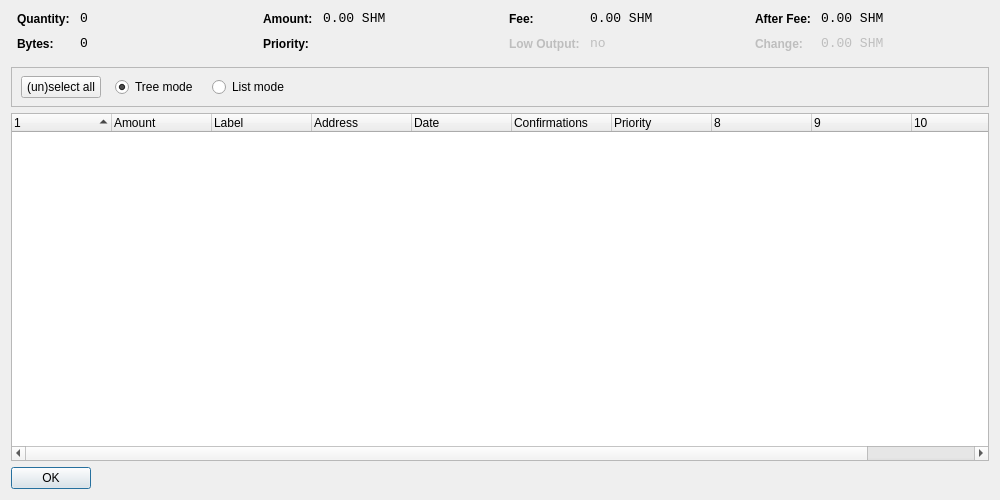
<?xml version="1.0" encoding="UTF-8"?>
<ui version="4.0">
 <class>CoinControlDialog</class>
 <widget class="QDialog" name="CoinControlDialog">
  <property name="geometry">
   <rect>
    <x>0</x>
    <y>0</y>
    <width>1000</width>
    <height>500</height>
   </rect>
  </property>
  <property name="windowTitle">
   <string>Coin Control</string>
  </property>
  <layout class="QVBoxLayout" name="verticalLayout">
   <item>
    <layout class="QHBoxLayout" name="horizontalLayoutTop" stretch="0,0,0,0">
     <property name="topMargin">
      <number>0</number>
     </property>
     <property name="bottomMargin">
      <number>10</number>
     </property>
     <item>
      <layout class="QFormLayout" name="formLayoutCoinControl1">
       <property name="horizontalSpacing">
        <number>10</number>
       </property>
       <property name="verticalSpacing">
        <number>10</number>
       </property>
       <property name="leftMargin">
        <number>6</number>
       </property>
       <property name="rightMargin">
        <number>6</number>
       </property>
       <item row="0" column="0">
        <widget class="QLabel" name="labelCoinControlQuantityText">
         <property name="styleSheet">
          <string notr="true">font-weight:bold;</string>
         </property>
         <property name="text">
          <string>Quantity:</string>
         </property>
        </widget>
       </item>
       <item row="0" column="1">
        <widget class="QLabel" name="labelCoinControlQuantity">
         <property name="font">
          <font>
           <family>Monospace</family>
           <pointsize>10</pointsize>
          </font>
         </property>
         <property name="cursor">
          <cursorShape>IBeamCursor</cursorShape>
         </property>
         <property name="contextMenuPolicy">
          <enum>Qt::ActionsContextMenu</enum>
         </property>
         <property name="text">
          <string notr="true">0</string>
         </property>
         <property name="textInteractionFlags">
          <set>Qt::LinksAccessibleByMouse|Qt::TextSelectableByKeyboard|Qt::TextSelectableByMouse</set>
         </property>
        </widget>
       </item>
       <item row="1" column="0">
        <widget class="QLabel" name="labelCoinControlBytesText">
         <property name="styleSheet">
          <string notr="true">font-weight:bold;</string>
         </property>
         <property name="text">
          <string>Bytes:</string>
         </property>
        </widget>
       </item>
       <item row="1" column="1">
        <widget class="QLabel" name="labelCoinControlBytes">
         <property name="font">
          <font>
           <family>Monospace</family>
           <pointsize>10</pointsize>
          </font>
         </property>
         <property name="cursor">
          <cursorShape>IBeamCursor</cursorShape>
         </property>
         <property name="contextMenuPolicy">
          <enum>Qt::ActionsContextMenu</enum>
         </property>
         <property name="text">
          <string notr="true">0</string>
         </property>
         <property name="textInteractionFlags">
          <set>Qt::LinksAccessibleByMouse|Qt::TextSelectableByKeyboard|Qt::TextSelectableByMouse</set>
         </property>
        </widget>
       </item>
      </layout>
     </item>
     <item>
      <layout class="QFormLayout" name="formLayoutCoinControl2">
       <property name="horizontalSpacing">
        <number>10</number>
       </property>
       <property name="verticalSpacing">
        <number>10</number>
       </property>
       <property name="leftMargin">
        <number>6</number>
       </property>
       <property name="rightMargin">
        <number>6</number>
       </property>
       <item row="0" column="0">
        <widget class="QLabel" name="labelCoinControlAmountText">
         <property name="styleSheet">
          <string notr="true">font-weight:bold;</string>
         </property>
         <property name="text">
          <string>Amount:</string>
         </property>
        </widget>
       </item>
       <item row="0" column="1">
        <widget class="QLabel" name="labelCoinControlAmount">
         <property name="font">
          <font>
           <family>Monospace</family>
           <pointsize>10</pointsize>
          </font>
         </property>
         <property name="cursor">
          <cursorShape>IBeamCursor</cursorShape>
         </property>
         <property name="contextMenuPolicy">
          <enum>Qt::ActionsContextMenu</enum>
         </property>
         <property name="text">
          <string notr="true">0.00 SHM</string>
         </property>
         <property name="textInteractionFlags">
          <set>Qt::LinksAccessibleByMouse|Qt::TextSelectableByKeyboard|Qt::TextSelectableByMouse</set>
         </property>
        </widget>
       </item>
       <item row="1" column="0">
        <widget class="QLabel" name="labelCoinControlPriorityText">
         <property name="styleSheet">
          <string notr="true">font-weight:bold;</string>
         </property>
         <property name="text">
          <string>Priority:</string>
         </property>
        </widget>
       </item>
       <item row="1" column="1">
        <widget class="QLabel" name="labelCoinControlPriority">
         <property name="font">
          <font>
           <family>Monospace</family>
           <pointsize>10</pointsize>
          </font>
         </property>
         <property name="cursor">
          <cursorShape>IBeamCursor</cursorShape>
         </property>
         <property name="contextMenuPolicy">
          <enum>Qt::ActionsContextMenu</enum>
         </property>
         <property name="text">
          <string/>
         </property>
         <property name="textInteractionFlags">
          <set>Qt::LinksAccessibleByMouse|Qt::TextSelectableByKeyboard|Qt::TextSelectableByMouse</set>
         </property>
        </widget>
       </item>
      </layout>
     </item>
     <item>
      <layout class="QFormLayout" name="formLayoutCoinControl3">
       <property name="horizontalSpacing">
        <number>10</number>
       </property>
       <property name="verticalSpacing">
        <number>10</number>
       </property>
       <property name="leftMargin">
        <number>6</number>
       </property>
       <property name="rightMargin">
        <number>6</number>
       </property>
       <item row="0" column="0">
        <widget class="QLabel" name="labelCoinControlFeeText">
         <property name="styleSheet">
          <string notr="true">font-weight:bold;</string>
         </property>
         <property name="text">
          <string>Fee:</string>
         </property>
        </widget>
       </item>
       <item row="0" column="1">
        <widget class="QLabel" name="labelCoinControlFee">
         <property name="font">
          <font>
           <family>Monospace</family>
           <pointsize>10</pointsize>
          </font>
         </property>
         <property name="cursor">
          <cursorShape>IBeamCursor</cursorShape>
         </property>
         <property name="contextMenuPolicy">
          <enum>Qt::ActionsContextMenu</enum>
         </property>
         <property name="text">
          <string notr="true">0.00 SHM</string>
         </property>
         <property name="textInteractionFlags">
          <set>Qt::LinksAccessibleByMouse|Qt::TextSelectableByKeyboard|Qt::TextSelectableByMouse</set>
         </property>
        </widget>
       </item>
       <item row="1" column="0">
        <widget class="QLabel" name="labelCoinControlLowOutputText">
         <property name="enabled">
          <bool>false</bool>
         </property>
         <property name="styleSheet">
          <string notr="true">font-weight:bold;</string>
         </property>
         <property name="text">
          <string>Low Output:</string>
         </property>
        </widget>
       </item>
       <item row="1" column="1">
        <widget class="QLabel" name="labelCoinControlLowOutput">
         <property name="enabled">
          <bool>false</bool>
         </property>
         <property name="font">
          <font>
           <family>Monospace</family>
           <pointsize>10</pointsize>
          </font>
         </property>
         <property name="cursor">
          <cursorShape>IBeamCursor</cursorShape>
         </property>
         <property name="contextMenuPolicy">
          <enum>Qt::ActionsContextMenu</enum>
         </property>
         <property name="text">
          <string notr="true">no</string>
         </property>
         <property name="textInteractionFlags">
          <set>Qt::LinksAccessibleByMouse|Qt::TextSelectableByKeyboard|Qt::TextSelectableByMouse</set>
         </property>
        </widget>
       </item>
      </layout>
     </item>
     <item>
      <layout class="QFormLayout" name="formLayoutCoinControl4">
       <property name="horizontalSpacing">
        <number>10</number>
       </property>
       <property name="verticalSpacing">
        <number>10</number>
       </property>
       <property name="leftMargin">
        <number>6</number>
       </property>
       <property name="rightMargin">
        <number>6</number>
       </property>
       <item row="0" column="0">
        <widget class="QLabel" name="labelCoinControlAfterFeeText">
         <property name="styleSheet">
          <string notr="true">font-weight:bold;</string>
         </property>
         <property name="text">
          <string>After Fee:</string>
         </property>
        </widget>
       </item>
       <item row="0" column="1">
        <widget class="QLabel" name="labelCoinControlAfterFee">
         <property name="font">
          <font>
           <family>Monospace</family>
           <pointsize>10</pointsize>
          </font>
         </property>
         <property name="cursor">
          <cursorShape>IBeamCursor</cursorShape>
         </property>
         <property name="contextMenuPolicy">
          <enum>Qt::ActionsContextMenu</enum>
         </property>
         <property name="text">
          <string notr="true">0.00 SHM</string>
         </property>
         <property name="textInteractionFlags">
          <set>Qt::LinksAccessibleByMouse|Qt::TextSelectableByKeyboard|Qt::TextSelectableByMouse</set>
         </property>
        </widget>
       </item>
       <item row="1" column="0">
        <widget class="QLabel" name="labelCoinControlChangeText">
         <property name="enabled">
          <bool>false</bool>
         </property>
         <property name="styleSheet">
          <string notr="true">font-weight:bold;</string>
         </property>
         <property name="text">
          <string>Change:</string>
         </property>
        </widget>
       </item>
       <item row="1" column="1">
        <widget class="QLabel" name="labelCoinControlChange">
         <property name="enabled">
          <bool>false</bool>
         </property>
         <property name="font">
          <font>
           <family>Monospace</family>
           <pointsize>10</pointsize>
          </font>
         </property>
         <property name="cursor">
          <cursorShape>IBeamCursor</cursorShape>
         </property>
         <property name="contextMenuPolicy">
          <enum>Qt::ActionsContextMenu</enum>
         </property>
         <property name="text">
          <string notr="true">0.00 SHM</string>
         </property>
         <property name="textInteractionFlags">
          <set>Qt::LinksAccessibleByMouse|Qt::TextSelectableByKeyboard|Qt::TextSelectableByMouse</set>
         </property>
        </widget>
       </item>
      </layout>
     </item>
    </layout>
   </item>
   <item>
    <widget class="QFrame" name="frame">
     <property name="minimumSize">
      <size>
       <width>0</width>
       <height>40</height>
      </size>
     </property>
     <property name="frameShape">
      <enum>QFrame::StyledPanel</enum>
     </property>
     <property name="frameShadow">
      <enum>QFrame::Sunken</enum>
     </property>
     <widget class="QWidget" name="horizontalLayoutWidget">
      <property name="geometry">
       <rect>
        <x>10</x>
        <y>0</y>
        <width>781</width>
        <height>41</height>
       </rect>
      </property>
      <layout class="QHBoxLayout" name="horizontalLayoutPanel" stretch="0,0,0,0,0">
       <property name="spacing">
        <number>14</number>
       </property>
       <item>
        <widget class="QPushButton" name="pushButtonSelectAll">
         <property name="sizePolicy">
          <sizepolicy hsizetype="Maximum" vsizetype="Fixed">
           <horstretch>0</horstretch>
           <verstretch>0</verstretch>
          </sizepolicy>
         </property>
         <property name="text">
          <string>(un)select all</string>
         </property>
        </widget>
       </item>
       <item>
        <widget class="QRadioButton" name="radioTreeMode">
         <property name="sizePolicy">
          <sizepolicy hsizetype="Maximum" vsizetype="Fixed">
           <horstretch>0</horstretch>
           <verstretch>0</verstretch>
          </sizepolicy>
         </property>
         <property name="text">
          <string>Tree mode</string>
         </property>
         <property name="checked">
          <bool>true</bool>
         </property>
        </widget>
       </item>
       <item>
        <widget class="QRadioButton" name="radioListMode">
         <property name="sizePolicy">
          <sizepolicy hsizetype="Maximum" vsizetype="Fixed">
           <horstretch>0</horstretch>
           <verstretch>0</verstretch>
          </sizepolicy>
         </property>
         <property name="text">
          <string>List mode</string>
         </property>
        </widget>
       </item>
       <item>
        <spacer name="horizontalSpacer">
         <property name="orientation">
          <enum>Qt::Horizontal</enum>
         </property>
         <property name="sizeHint" stdset="0">
          <size>
           <width>40</width>
           <height>20</height>
          </size>
         </property>
        </spacer>
       </item>
      </layout>
     </widget>
    </widget>
   </item>
   <item>
    <widget class="CoinControlTreeWidget" name="treeWidget">
     <property name="contextMenuPolicy">
      <enum>Qt::CustomContextMenu</enum>
     </property>
     <property name="sortingEnabled">
      <bool>false</bool>
     </property>
     <property name="columnCount">
      <number>11</number>
     </property>
     <attribute name="headerShowSortIndicator" stdset="0">
      <bool>true</bool>
     </attribute>
     <attribute name="headerStretchLastSection">
      <bool>false</bool>
     </attribute>
     <column>
      <property name="text">
       <string/>
      </property>
     </column>
     <column>
      <property name="text">
       <string>Amount</string>
      </property>
     </column>
     <column>
      <property name="text">
       <string>Label</string>
      </property>
     </column>
     <column>
      <property name="text">
       <string>Address</string>
      </property>
     </column>
     <column>
      <property name="text">
       <string>Date</string>
      </property>
     </column>
     <column>
      <property name="text">
       <string>Confirmations</string>
      </property>
      <property name="toolTip">
       <string>Confirmed</string>
      </property>
     </column>
     <column>
      <property name="text">
       <string>Priority</string>
      </property>
     </column>
     <column>
      <property name="text">
       <string/>
      </property>
     </column>
     <column>
      <property name="text">
       <string/>
      </property>
     </column>
     <column>
      <property name="text">
       <string/>
      </property>
     </column>
     <column>
      <property name="text">
       <string/>
      </property>
     </column>
    </widget>
   </item>
   <item>
    <widget class="QDialogButtonBox" name="buttonBox">
     <property name="sizePolicy">
      <sizepolicy hsizetype="Maximum" vsizetype="Fixed">
       <horstretch>0</horstretch>
       <verstretch>0</verstretch>
      </sizepolicy>
     </property>
     <property name="orientation">
      <enum>Qt::Horizontal</enum>
     </property>
     <property name="standardButtons">
      <set>QDialogButtonBox::Ok</set>
     </property>
    </widget>
   </item>
  </layout>
 </widget>
 <customwidgets>
  <customwidget>
   <class>CoinControlTreeWidget</class>
   <extends>QTreeWidget</extends>
   <header>coincontroltreewidget.h</header>
  </customwidget>
 </customwidgets>
 <resources/>
 <connections/>
</ui>
